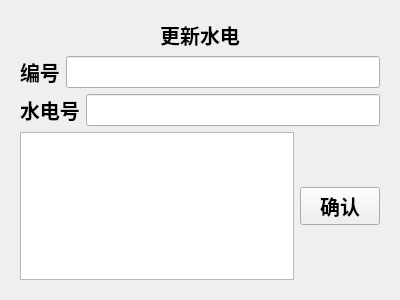
<?xml version="1.0" encoding="UTF-8"?>
<ui version="4.0">
 <class>utilityManagement</class>
 <widget class="utilityManagement" name="utilityManagement">
  <property name="geometry">
   <rect>
    <x>0</x>
    <y>0</y>
    <width>400</width>
    <height>300</height>
   </rect>
  </property>
  <property name="windowTitle">
   <string>utilityManagement</string>
  </property>
  <layout class="QVBoxLayout" name="verticalLayout">
   <item>
    <widget class="QStackedWidget" name="stackedWidget">
     <widget class="QWidget" name="pageOfAllocate">
      <layout class="QVBoxLayout" name="verticalLayout_2" stretch="0,1,1,2">
       <item>
        <widget class="QLabel" name="label">
         <property name="font">
          <font>
           <pointsize>15</pointsize>
           <weight>75</weight>
           <bold>true</bold>
          </font>
         </property>
         <property name="text">
          <string>更新水电</string>
         </property>
         <property name="alignment">
          <set>Qt::AlignCenter</set>
         </property>
        </widget>
       </item>
       <item>
        <layout class="QHBoxLayout" name="horizontalLayout_3">
         <item>
          <widget class="QLabel" name="label_3">
           <property name="font">
            <font>
             <pointsize>15</pointsize>
             <weight>75</weight>
             <bold>true</bold>
            </font>
           </property>
           <property name="text">
            <string>编号</string>
           </property>
          </widget>
         </item>
         <item>
          <widget class="QLineEdit" name="idOfAllocation">
           <property name="font">
            <font>
             <pointsize>15</pointsize>
            </font>
           </property>
          </widget>
         </item>
        </layout>
       </item>
       <item>
        <layout class="QHBoxLayout" name="horizontalLayout_5">
         <item>
          <widget class="QLabel" name="label_5">
           <property name="font">
            <font>
             <pointsize>15</pointsize>
             <weight>75</weight>
             <bold>true</bold>
            </font>
           </property>
           <property name="text">
            <string>水电号</string>
           </property>
          </widget>
         </item>
         <item>
          <widget class="QLineEdit" name="didOfAllocation">
           <property name="font">
            <font>
             <pointsize>15</pointsize>
            </font>
           </property>
          </widget>
         </item>
        </layout>
       </item>
       <item>
        <layout class="QHBoxLayout" name="horizontalLayout_6">
         <item>
          <widget class="QTableWidget" name="infoOfAllocation"/>
         </item>
         <item>
          <widget class="QPushButton" name="btnOfAllocate">
           <property name="font">
            <font>
             <pointsize>15</pointsize>
             <weight>75</weight>
             <bold>true</bold>
            </font>
           </property>
           <property name="text">
            <string>确认</string>
           </property>
          </widget>
         </item>
        </layout>
       </item>
      </layout>
     </widget>
     <widget class="QWidget" name="pageOfAlter"/>
     <widget class="QWidget" name="pageOfSearch">
      <property name="font">
       <font>
        <pointsize>15</pointsize>
       </font>
      </property>
      <layout class="QVBoxLayout" name="verticalLayout_3" stretch="0,2,2">
       <item>
        <widget class="QLabel" name="label_2">
         <property name="font">
          <font>
           <pointsize>15</pointsize>
           <weight>75</weight>
           <bold>true</bold>
          </font>
         </property>
         <property name="text">
          <string>水电查询</string>
         </property>
         <property name="alignment">
          <set>Qt::AlignCenter</set>
         </property>
        </widget>
       </item>
       <item>
        <layout class="QHBoxLayout" name="horizontalLayout">
         <item>
          <widget class="QLabel" name="labelOfId">
           <property name="font">
            <font>
             <family>Arial</family>
             <pointsize>15</pointsize>
             <weight>75</weight>
             <bold>true</bold>
            </font>
           </property>
           <property name="text">
            <string>编号</string>
           </property>
          </widget>
         </item>
         <item>
          <widget class="QLineEdit" name="idOfNeedToSearch">
           <property name="font">
            <font>
             <family>Arial</family>
             <pointsize>15</pointsize>
            </font>
           </property>
          </widget>
         </item>
        </layout>
       </item>
       <item>
        <layout class="QHBoxLayout" name="horizontalLayout_2">
         <item>
          <widget class="QTableWidget" name="infoOfSearch"/>
         </item>
         <item>
          <widget class="QPushButton" name="btnOfSearch">
           <property name="font">
            <font>
             <family>Arial</family>
             <pointsize>15</pointsize>
             <weight>75</weight>
             <bold>true</bold>
            </font>
           </property>
           <property name="text">
            <string>确认</string>
           </property>
          </widget>
         </item>
        </layout>
       </item>
      </layout>
     </widget>
    </widget>
   </item>
  </layout>
 </widget>
 <customwidgets>
  <customwidget>
   <class>utilityManagement</class>
   <extends>QWidget</extends>
   <header>utilitymanagement.h</header>
   <container>1</container>
  </customwidget>
 </customwidgets>
 <resources/>
 <connections/>
</ui>
